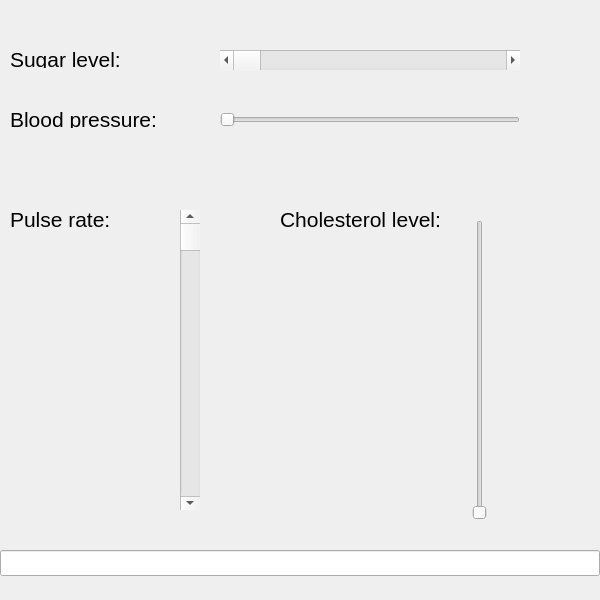
<?xml version="1.0" encoding="UTF-8"?>
<ui version="4.0">
 <class>Dialog</class>
 <widget class="QDialog" name="Dialog">
  <property name="geometry">
   <rect>
    <x>0</x>
    <y>0</y>
    <width>600</width>
    <height>600</height>
   </rect>
  </property>
  <property name="font">
   <font>
    <pointsize>16</pointsize>
   </font>
  </property>
  <property name="windowTitle">
   <string>Dialog</string>
  </property>
  <widget class="QScrollBar" name="horizontalScrollBarSugarLevel">
   <property name="geometry">
    <rect>
     <x>220</x>
     <y>50</y>
     <width>300</width>
     <height>20</height>
    </rect>
   </property>
   <property name="orientation">
    <enum>Qt::Horizontal</enum>
   </property>
  </widget>
  <widget class="QSlider" name="horizontalSliderBloodPressure">
   <property name="geometry">
    <rect>
     <x>220</x>
     <y>110</y>
     <width>300</width>
     <height>20</height>
    </rect>
   </property>
   <property name="orientation">
    <enum>Qt::Horizontal</enum>
   </property>
  </widget>
  <widget class="QScrollBar" name="verticalScrollBarPulseRate">
   <property name="geometry">
    <rect>
     <x>180</x>
     <y>210</y>
     <width>20</width>
     <height>300</height>
    </rect>
   </property>
   <property name="orientation">
    <enum>Qt::Vertical</enum>
   </property>
  </widget>
  <widget class="QSlider" name="verticalSliderCholesterolLevel">
   <property name="geometry">
    <rect>
     <x>470</x>
     <y>220</y>
     <width>20</width>
     <height>300</height>
    </rect>
   </property>
   <property name="orientation">
    <enum>Qt::Vertical</enum>
   </property>
  </widget>
  <widget class="QLineEdit" name="lineEditResult">
   <property name="geometry">
    <rect>
     <x>0</x>
     <y>550</y>
     <width>600</width>
     <height>26</height>
    </rect>
   </property>
  </widget>
  <widget class="QLabel" name="label">
   <property name="geometry">
    <rect>
     <x>10</x>
     <y>50</y>
     <width>121</width>
     <height>18</height>
    </rect>
   </property>
   <property name="text">
    <string>Sugar level:</string>
   </property>
  </widget>
  <widget class="QLabel" name="label_2">
   <property name="geometry">
    <rect>
     <x>10</x>
     <y>110</y>
     <width>161</width>
     <height>18</height>
    </rect>
   </property>
   <property name="text">
    <string>Blood pressure:</string>
   </property>
  </widget>
  <widget class="QLabel" name="label_3">
   <property name="geometry">
    <rect>
     <x>10</x>
     <y>210</y>
     <width>111</width>
     <height>18</height>
    </rect>
   </property>
   <property name="text">
    <string>Pulse rate:</string>
   </property>
  </widget>
  <widget class="QLabel" name="label_4">
   <property name="geometry">
    <rect>
     <x>280</x>
     <y>210</y>
     <width>171</width>
     <height>18</height>
    </rect>
   </property>
   <property name="text">
    <string>Cholesterol level:</string>
   </property>
  </widget>
 </widget>
 <resources/>
 <connections/>
</ui>
